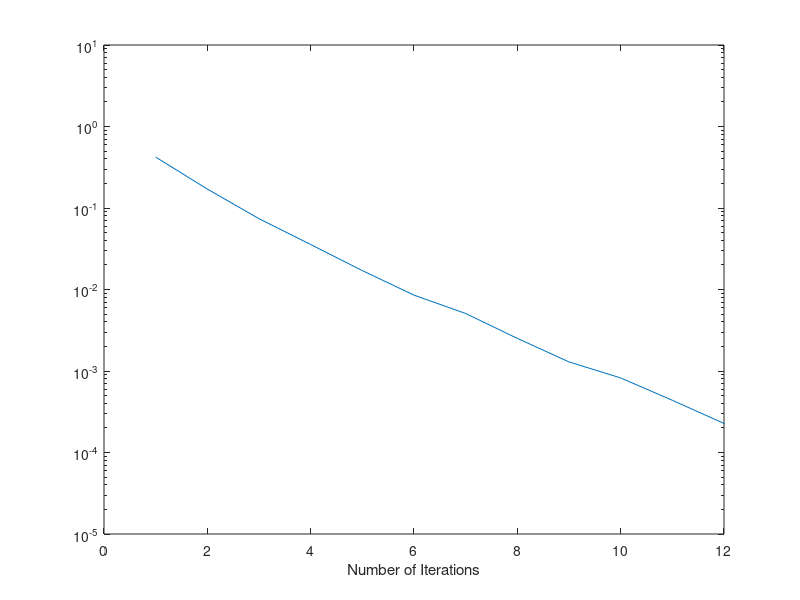

Reproduce this figure in MATLAB.
% make P
rng(20201023, 'twister')
n = 1000;
avg = 5;
ind = randi(n, avg*n, 1);
jnd = randi(n, avg*n, 1);
P = sparse(ind, jnd, ones(avg*n, 1));

for j = 1:n
    non0 = nnz(P(:, j));
    if non0 > 0
        P(P(:, j)~=0, j) = 1 / non0;
    else
        P(:, j) = 1 / n;
    end
end

clear ind jnd avg j n non0;

%%%%%
n = 1000;


e = ones(n,1);
v = e/n;
x = v;
alpha = 0.85;

maxit = 2000;
tol = 1e-04;


for it = 1:maxit
    R = 0;
    l = 1/norm(x);
    ll1 = alpha*P + (1-alpha)*v*transpose(e);
    ll2 = norm(ll1*x - x);
    R = l*ll2;
    if R < tol
        break;
    end
    x = alpha*P*x + (1-alpha)*v;
    T_(it)=R;
    t(it)=it;
    
    
end

semilogy(t, T_);

xlim([0 12]);
ylim([1e-05 10]);

xlabel('Number of Iterations')
